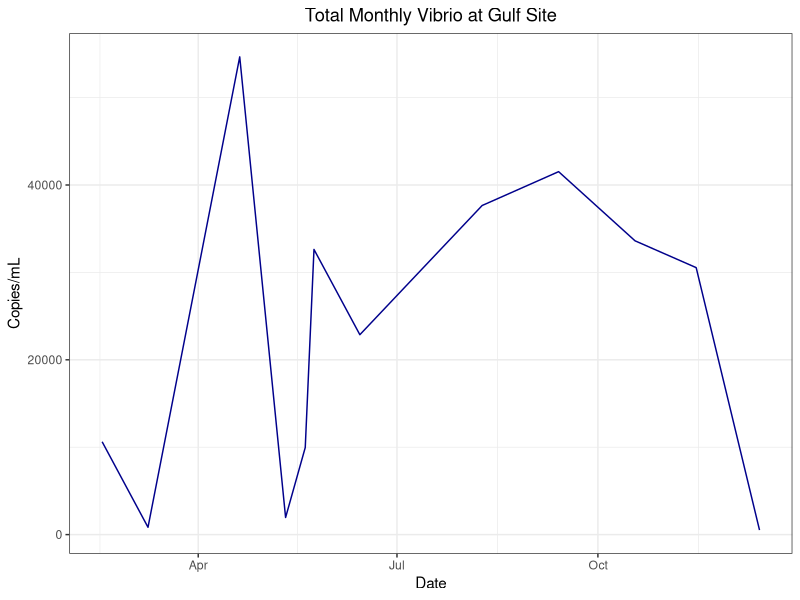
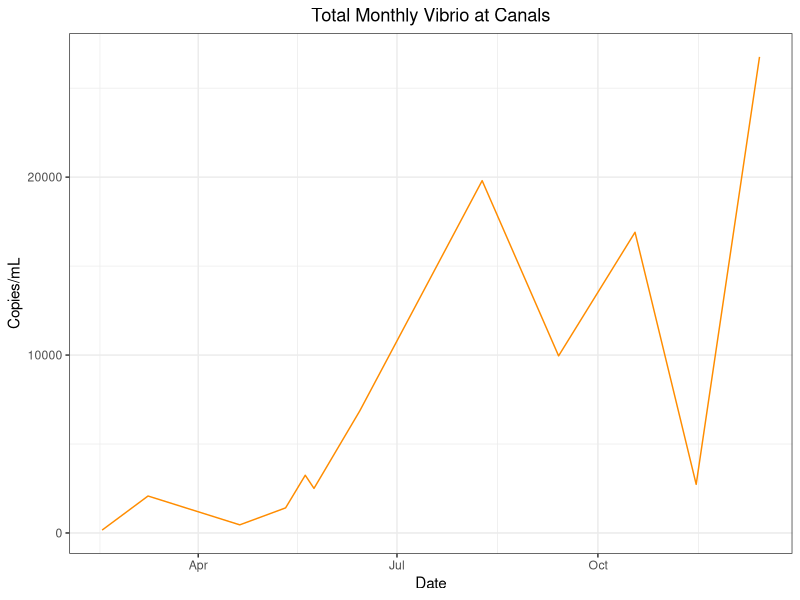
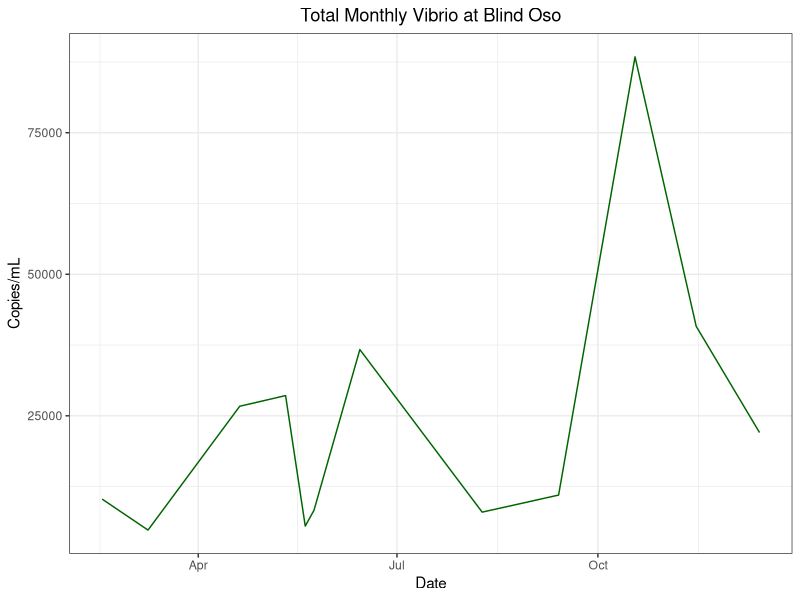
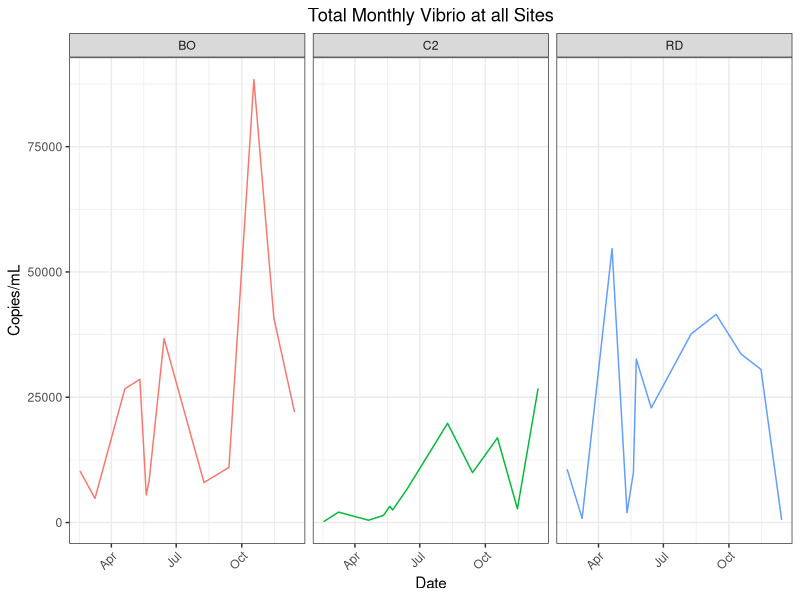
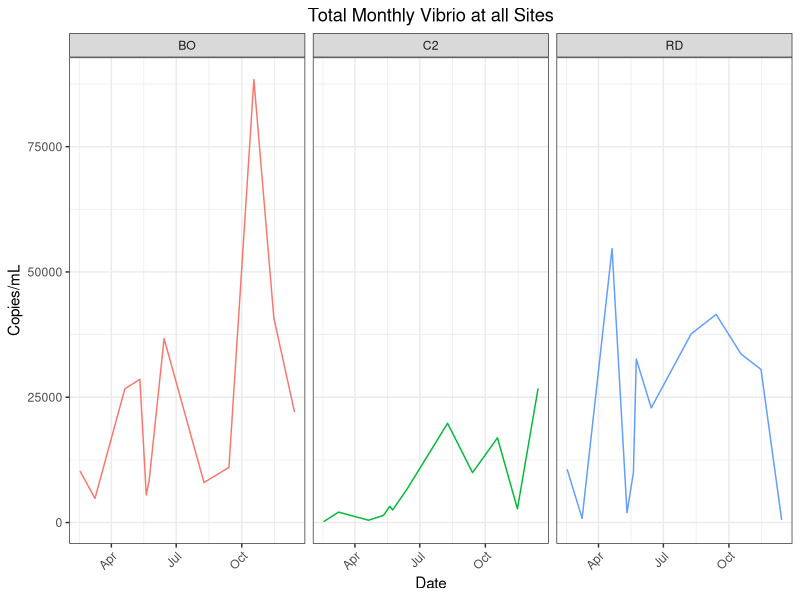

These figures' R source, in order:
## ---- chunk 1
library(tidyverse)
library(here)
## ---- chunk 2
copies<- read_csv(here("data", "processed_data", "clean_copies_date.csv")) #This is the clean_data.csv from copies_calculator but with date manually added in,
## ---- chunk 3

#Monthly All sites
monthly<- copies %>%
  select(date,copies_mL,site,Type) %>%
  filter(Type %in% "Monthly")


#Monthly by Site
bo_monthly <- monthly %>% filter(site %in% "BO") #Blind Oso Bay
c2_monthly <- monthly %>% filter(site %in% "C2") #Canals
rd_monthly <- monthly %>% filter(site %in% "RD") #Gulf Site


## ---- chunk 4
rd_monthly %>%
  ggplot() +geom_line(
    aes(x = date,
        y = copies_mL),
    color = "darkblue") +
  theme_bw() +
  labs(
    x = "Date",
    y = "Copies/mL",
    title = "Total Monthly Vibrio at Gulf Site") +
  theme(plot.title = element_text(hjust = 0.5))
## ---- chunk 5
c2_monthly %>%
  ggplot() +geom_line(
    aes(x = date,
        y = copies_mL),
    color = "darkorange") +
  theme_bw() +
  labs(
    x = "Date",
    y = "Copies/mL",
    title = "Total Monthly Vibrio at Canals") +
  theme(plot.title = element_text(hjust = 0.5))
## ---- chunk 6
bo_monthly %>%
  ggplot() +geom_line(
    aes(x = date,
        y = copies_mL),
    color = "darkgreen") +
  theme_bw() +
  labs(
    x = "Date",
    y = "Copies/mL",
    title = "Total Monthly Vibrio at Blind Oso") +
  theme(plot.title = element_text(hjust = 0.5))
## ---- chunk 7
tot_vib_allsites_monthly <- monthly %>% ggplot()+geom_line(
  aes(x = date,
      y = copies_mL,
      color = site))+
  facet_wrap(~site) +
  theme_bw()+
  labs(
    x = "Date",
    y = "Copies/mL",
    title = "Total Monthly Vibrio at all Sites") +
  theme(plot.title = element_text(hjust = 0.5)) + #center title
  theme(axis.text.x = element_text(angle = 45, hjust = 1)) + #Tilt x axis labels 
  theme(legend.position = "none") #Removes legend 

tot_vib_allsites_monthly
## ---- chunk 8
png(file = here("results","plots", "tot_vib_allsites_monthly.png"))
tot_vib_allsites_monthly
dev.off()
